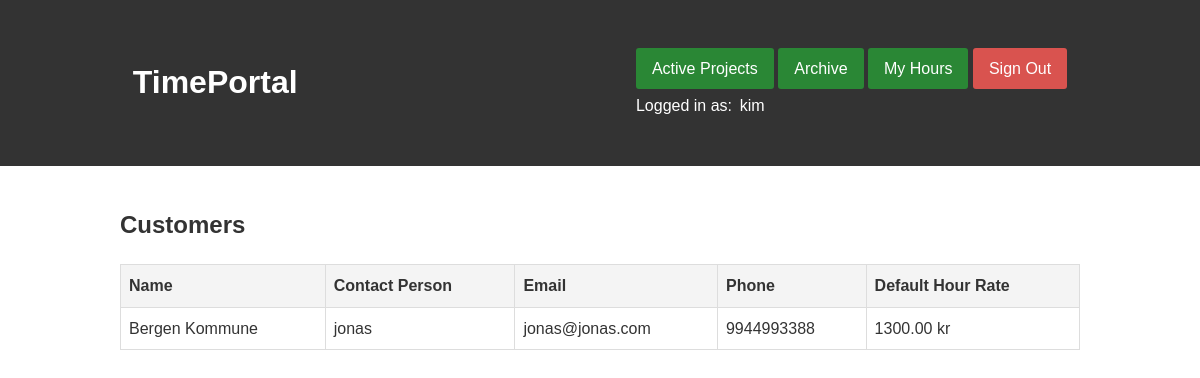
The page /customers/ (signed in) on the database its author committed.
### projects/models.py (models this page shows, shortened)
class Customer(models.Model):
    name = models.CharField(max_length=200)
    contact_person = models.CharField(max_length=200, blank=True)
    email = models.EmailField(blank=True)
    phone = models.CharField(max_length=20, blank=True)
    address = models.TextField(blank=True)
    invoice_email = models.EmailField(blank=True)
    invoice_address = models.TextField(blank=True)
    org_number = models.CharField(max_length=20, blank=True)
    default_hour_rate = models.DecimalField(max_digits=10, decimal_places=2, default=2000)

### projects/views.py (the view)
# urls.py: path('customers/', views.customer_list, name='customer_list'),
@login_required
def customer_list(request):
    customers = Customer.objects.all().order_by('name')
    return render(request, 'projects/customer_list.html', {'customers': customers})

### projects/templates/projects/customer_list.html (shortened to what this page needs)
{% extends 'projects/base.html' %}
{% block content %}
    <h2>Customers</h2>
    {% if customers %}
        <table>
            <thead>
                <tr>
                    <th>Name</th>
                    <th>Contact Person</th>
                    <th>Email</th>
                    <th>Phone</th>
                    <th>Default Hour Rate</th>
                </tr>
            </thead>
            <tbody>
                {% for customer in customers %}
                <tr>
                    <td>{{ customer.name }}</td>
                    <td>{{ customer.contact_person|default:"-" }}</td>
                    <td>{{ customer.email|default:"-" }}</td>
                    <td>{{ customer.phone|default:"-" }}</td>
                    <td>{{ customer.default_hour_rate }} kr</td>
                </tr>
                {% endfor %}
            </tbody>
        </table>
    {% else %}
        <p>No customers available.</p>
    {% endif %}
{% endblock %}

### projects/templates/projects/base.html (shortened to what this page needs)
<!DOCTYPE html>
<html>
<head>
</head>
<body>
    <header>
        <div class="container">
            <div class="header-content">
                <h1><a href="{% url 'project_list' %}">TimePortal</a></h1>
                {% if user.is_authenticated %}
                <div>
                    <a href="{% url 'project_list' %}" class="btn">Active Projects</a>
                    <a href="{% url 'project_archive' %}" class="btn">Archive</a>
                    <a href="{% url 'user_hours_overview' %}" class="btn">My Hours</a>
                    <a href="{% url 'logout' %}" class="btn btn-logout">Sign Out</a>
                    <br>
                    <div id="user-info">
                        <span>Logged in as:</span>
                        <span>{{ user.username }}</span>
                    </div>
                </div>
                {% endif %}
            </div>
        </div>
    </header>
    <div class="container">
        {% block content %}{% endblock %}
    </div>
</body>
</html>

### projects/templates/projects/base.html (style rules this page uses)
body { font-family: Arial, sans-serif; line-height: 1.6; margin: 0; padding: 0; color: #333; }
.container { width: 80%; margin: 0 auto; padding: 20px; }
header { background: #333; color: #fff; padding: 1rem; }
header a { color: #fff; text-decoration: none; }
.header-content { display: flex; justify-content: space-between; align-items: center; }
.btn { display: inline-block; background: #333; color: #fff; padding: 0.5rem 1rem; text-decoration: none; border-radius: 3px; background: #2a8735; }
.btn-logout { background: #d9534f; }
table { width: 100%; border-collapse: collapse; margin: 1rem 0; }
table, th, td { border: 1px solid #ddd; }
th, td { padding: 0.5rem; text-align: left; }
th { background-color: #f4f4f4; }
#user-info { margin-top: 0.2rem; }
#user-info span { margin-right: 0.2rem; }

### rows shown on the page
Customer: name "Bergen Kommune", contact_person "jonas", email "jonas@jonas.com", phone "9944993388", default_hour_rate "1300.00"

### other values the page prints
{{ user.username }} "kim"
